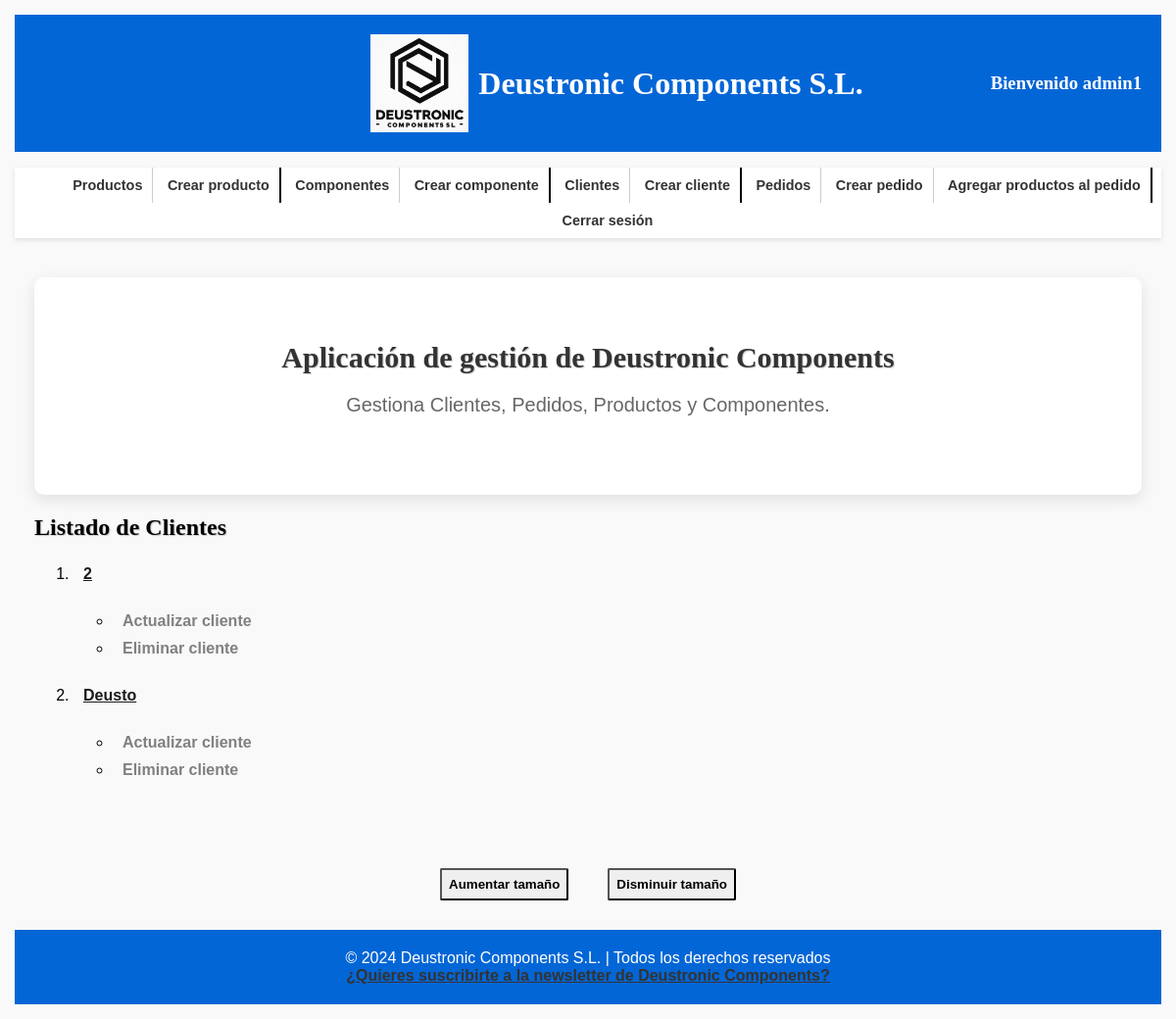
Before: /appDeustronicComponents/cliente/ (signed in) with the older database file.
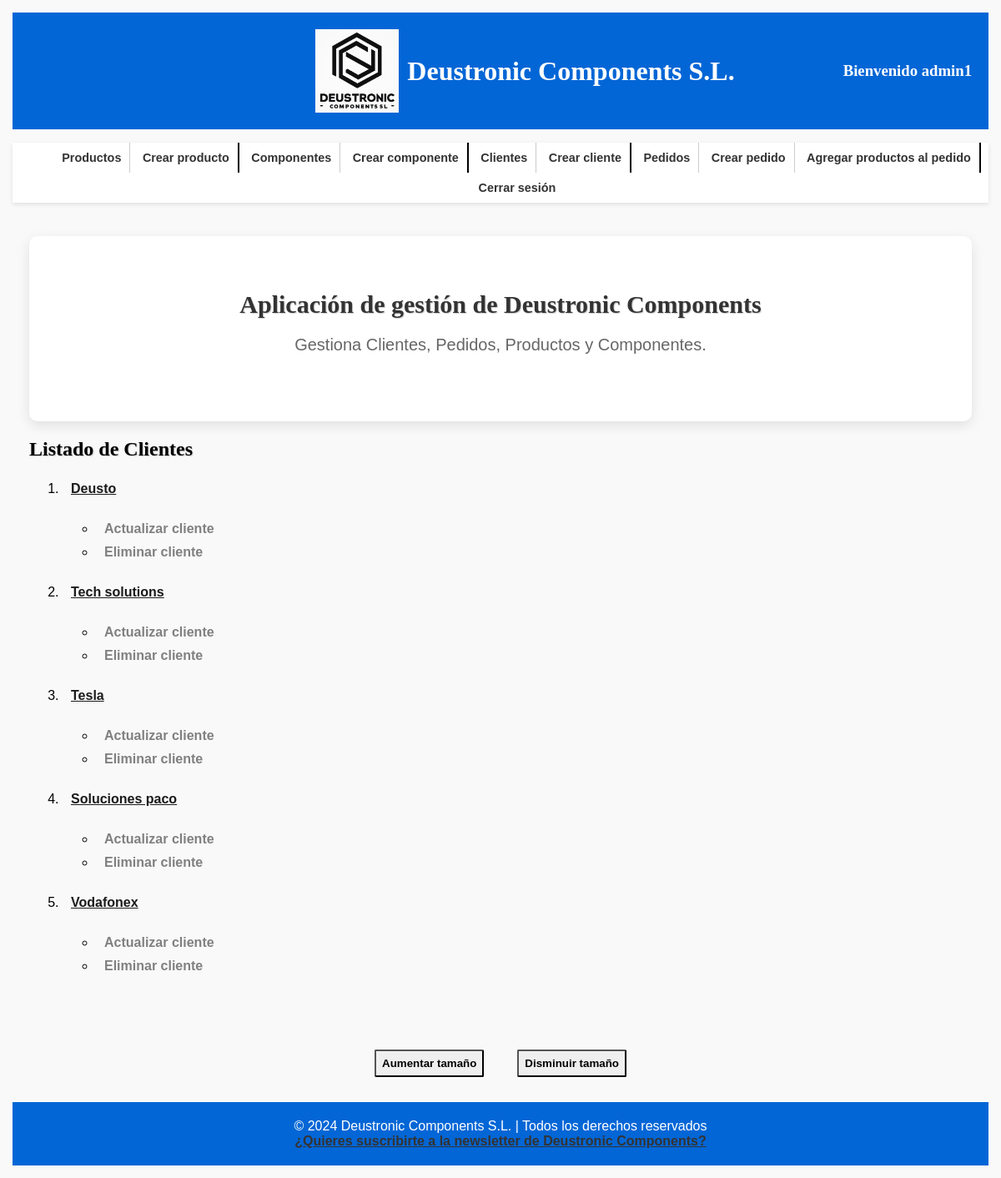
After: the same page with the newer database file.
### appDeustronicComponents/models.py (models this page shows, shortened)
class Cliente(models.Model):
    cif = models.CharField(max_length=100, primary_key=True)
    nombre_empresa = models.CharField(max_length=100)
    direccion = models.CharField(max_length=255)
    telefono = models.IntegerField()
    email = models.EmailField(max_length=255)
    created = models.DateTimeField(auto_now_add=True)
    updated = models.DateTimeField(auto_now=True)
    class Meta:
        verbose_name_plural = "clientes"
        verbose_name = "cliente"
        ordering = ["-created"]

### appDeustronicComponents/views.py (the view)
# urls.py: path('cliente/', ClienteListView.as_view(), name='lista_clientes'),
class ClienteListView(ListView):
    model = Cliente
    template_name = 'appDeustronicComponents/clientes_list.html'
    context_object_name = 'clientes'
    @method_decorator(login_required)
    def dispatch(self, request, *args, **kwargs):
        return super().dispatch(request, *args, **kwargs)

### templates/appDeustronicComponents/clientes_list.html (shortened to what this page needs)
{% extends 'base.html' %}
{% block contenido %}
    <h2 class="izq">Listado de Clientes</h2>
    <ul class="lista">
        {% for cliente in clientes %}
            <li><a href="{% url 'detalle_cliente' cliente.pk %}">{{ cliente.nombre_empresa }}</a></li>
            <ul>
                <li><a href="{% url 'actualizar_cliente' cliente.pk %}">Actualizar cliente</a></li>
                <li><a href="{% url 'eliminar_cliente' pk=cliente.pk %}">Eliminar cliente</a></li>
            </ul>
        {% empty %}
            <li>No hay clientes disponibles</li>
        {% endfor %}
    </ul>
{% endblock %}

Changed rows visible on the page:
removed Cliente: nombre_empresa "2"
added Cliente: nombre_empresa "Tech solutions"
added Cliente: nombre_empresa "Tesla"
added Cliente: nombre_empresa "Soluciones paco"
added Cliente: nombre_empresa "Vodafonex"
